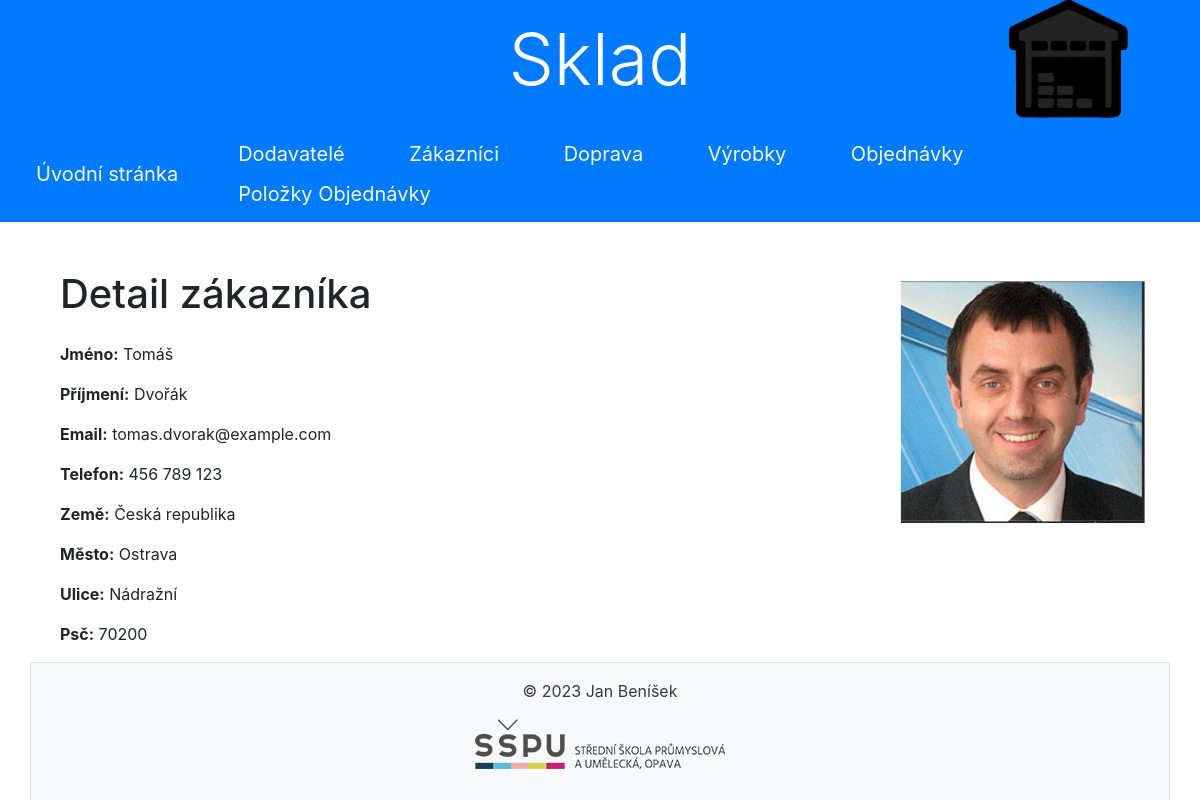
/zakaznici/3/, run on the app's committed database.
### sklad/models.py (models this page shows)
class Zakaznici(models.Model):
    jmeno_zakaznik = models.CharField(max_length=50, verbose_name='Jmeno zákazníka',help_text='Zadejte jméno ')
    prijmeni_zakaznik = models.CharField(max_length=50, verbose_name='Příjmení zákazníka',help_text='Zadejte příjmení')
    email_zakaznik = models.CharField(max_length=50, unique=True, verbose_name='Email zákazníka',help_text='Zadejte email')
    telefon_zakaznik = models.CharField(max_length= 13, unique=True, verbose_name='Telefon zákazníka',help_text='Zadejte telefon')
    zeme_zakaznik = models.CharField(max_length=50,verbose_name='Země',help_text='Zadejte název Země')
    mesto_zakaznik = models.CharField(max_length=50,verbose_name='Město',help_text='Název Města')
    ulice_zakaznik = models.CharField(max_length=50,verbose_name='Ulice',help_text='Název Ulici')
    psc_zakaznik = models.IntegerField(verbose_name='Psč',help_text='Psč města')
    fotografie = models.ImageField(upload_to='zakaznik/', verbose_name='Fotografie', blank=True, null=True)
    class Meta:
        db_table = 'zakaznici'
        ordering = ['prijmeni_zakaznik', 'jmeno_zakaznik']
        verbose_name = 'Zákazník'
        verbose_name_plural = 'Zákazníci'
        unique_together = (('jmeno_zakaznik', 'prijmeni_zakaznik', 'email_zakaznik', 'telefon_zakaznik'),)
    def __str__(self):
        return f"{self.jmeno_zakaznik} {self.prijmeni_zakaznik}"

### sklad/views.py (the view)
# urls.py: path('zakaznici/<int:pk>/', views.ZakazniciDetailView.as_view(), name='zakaznici_detail'),
class ZakazniciDetailView(DetailView):
    model = Zakaznici
    template_name = 'zakaznici/zakaznici_detail.html'
    context_object_name = 'zakaznik'

### sklad/templates/zakaznici/zakaznici_detail.html
{% extends 'base.html' %}
    {% block content %}
    <div class="container mt-5 detail-container">
        <h1 class="mb-4">Detail zákazníka</h1>
        <div>
            <p><strong>Jméno:</strong> {{ zakaznik.jmeno_zakaznik }}</p>
            <p><strong>Příjmení:</strong> {{ zakaznik.prijmeni_zakaznik }}</p>
            <p><strong>Email:</strong> {{ zakaznik.email_zakaznik }}</p>
            <p><strong>Telefon:</strong> {{ zakaznik.telefon_zakaznik }}</p>
            <p><strong>Země:</strong> {{ zakaznik.zeme_zakaznik }}</p>
            <p><strong>Město:</strong> {{ zakaznik.mesto_zakaznik }}</p>
            <p><strong>Ulice:</strong> {{ zakaznik.ulice_zakaznik }}</p>
            <p><strong>Psč:</strong> {{ zakaznik.psc_zakaznik }}</p>
        </div>
        <div class="customer-photo">
            <img src="{{ zakaznik.fotografie.url }}" alt="{{ zakaznik }}">
        </div>
    </div>
   {% endblock %}

### sklad/static/css/styles.css (style rules this page uses)
.customer-photo { position: absolute; top: 10px; right: 10px; max-height: 20px; width: auto; border-radius: 50%; }
.detail-container { position: relative; }

### data on the page
Zakaznici: jmeno_zakaznik "Tomáš", prijmeni_zakaznik "Dvořák", email_zakaznik "tomas.dvorak@example.com", telefon_zakaznik "456 789 123", zeme_zakaznik "Česká republika", mesto_zakaznik "Ostrava", ulice_zakaznik "Nádražní", psc_zakaznik "70200", fotografie (picture)
